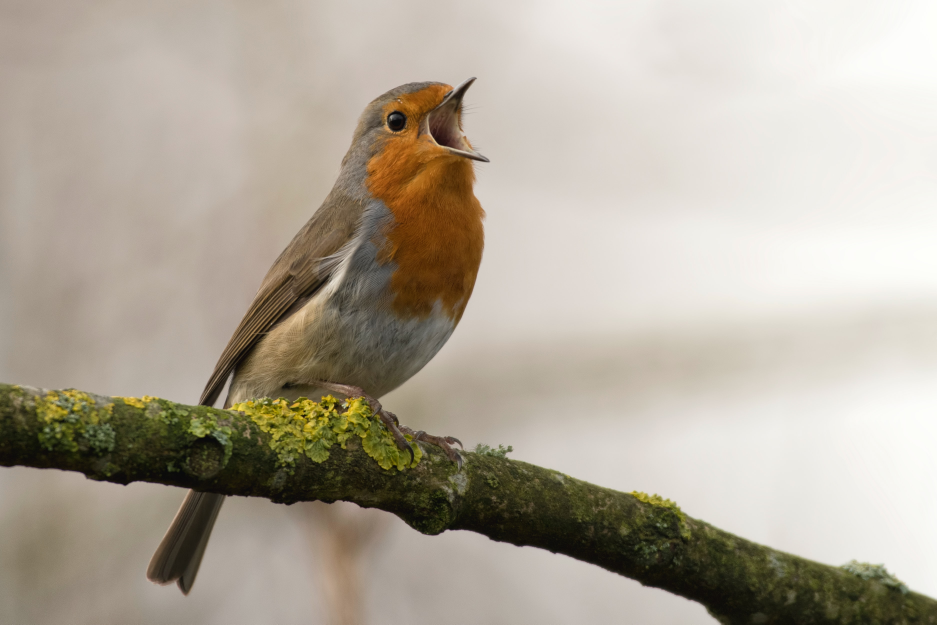
#> input picture OpenCv/Images/orange_bird.jpg, 3745 x 2497 px, found by its file name (shown at 1/4 size)
$ python gradients.py
#> lines starting #> are read from the running program, lines starting #| are printed output that depends on the picture; after the words box and inside, x2 and y2 are one past the last pixel; in counts of white or black regions, pixels touching at a corner belong together
import cv2 as cv
import numpy as np

image = cv.imread('OpenCv\Images\orange_bird.jpg')
#> image is the input picture: shape (2497, 3745, 3); mean B, G, R 154.9, 168.9, 177.4
img = cv.resize(image, (500,333), interpolation=cv.INTER_CUBIC )
cv.imshow("bird", img)

gray = cv.cvtColor(img, cv.COLOR_BGR2GRAY)
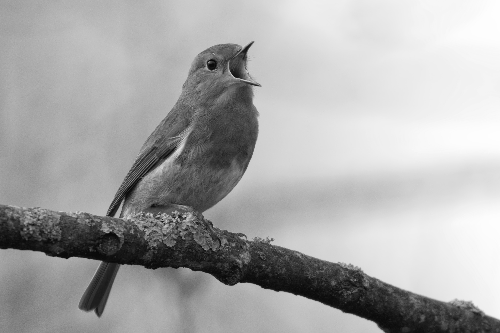
#> gray: shape (333, 500); min 9, max 254, mean 169.9
cv.imshow('Grayscale', gray)

# Lapalacian
lap = cv.Laplacian(gray, cv.CV_64F)
lap = np.uint8(np.absolute(lap))
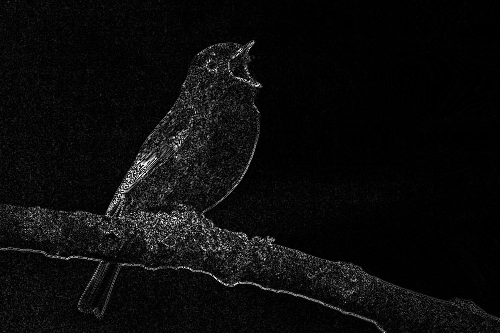
#> lap: shape (333, 500); min 0, max 255, mean 11.9
cv.imshow('Laplacian', lap)

# Saddel
sabelx = cv.Sobel(gray, cv.CV_64F, 1, 0)   # x direction
sabelly = cv.Sobel(gray, cv.CV_64F, 0, 1)   # y direction
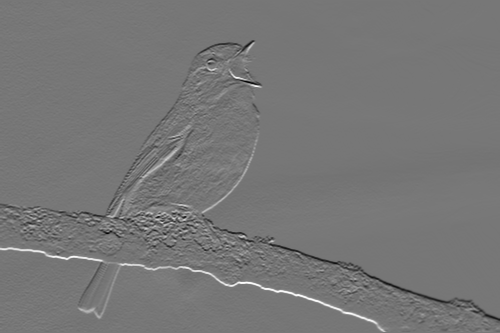
#> sabelly: shape (333, 500) float64; min -584, max 665, mean -1.8; drawn with min black and max white
combined = cv.bitwise_and(sabelx, sabelly)  # combine x and y direction

cv.imshow('X direction', sabelx)
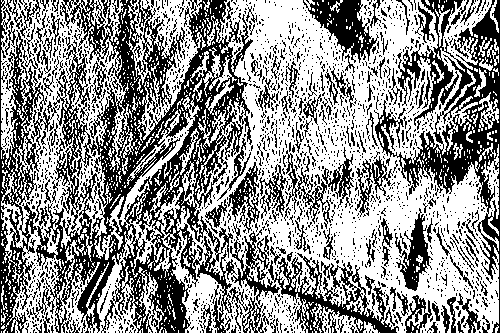
#> window 'X direction': shape (333, 500); 56.7% white; 2007 black regions (1835 under 20 px), largest, box (x1, y1, x2, y2) and area: (0, 0, 253, 333) 34182, (374, 0, 500, 333) 10081, (268, 253, 399, 333) 3188
cv.imshow('Y direction', sabelly)
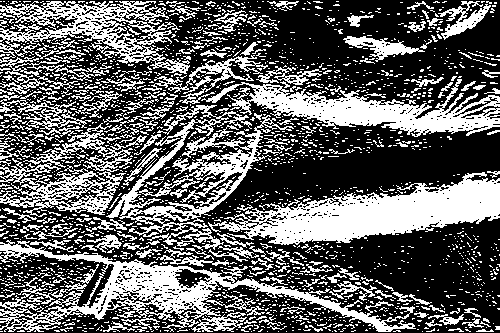
#> window 'Y direction': shape (333, 500); 38.4% white; 1975 white regions (1777 under 20 px), largest, box (x1, y1, x2, y2) and area: (208, 172, 500, 245) 9813, (0, 240, 416, 332) 9126, (201, 79, 500, 137) 6477
cv.imshow('Combined', combined)
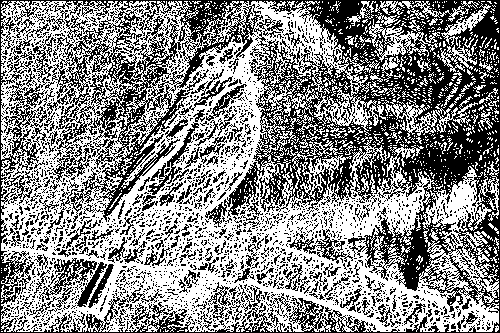
#> window 'Combined': shape (333, 500); 53.9% white; black in thin lines or dots

# Canny
canny = cv.Canny(gray, 100, 200)
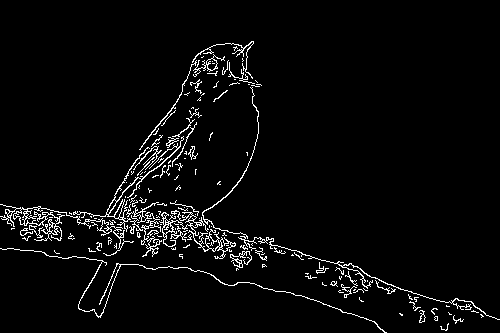
#> canny: shape (333, 500); 3.8% white in thin lines or dots, all inside (x1, y1, x2, y2) = (0, 41, 500, 333)
cv.imshow('Canny', canny)


cv.waitKey(00)
